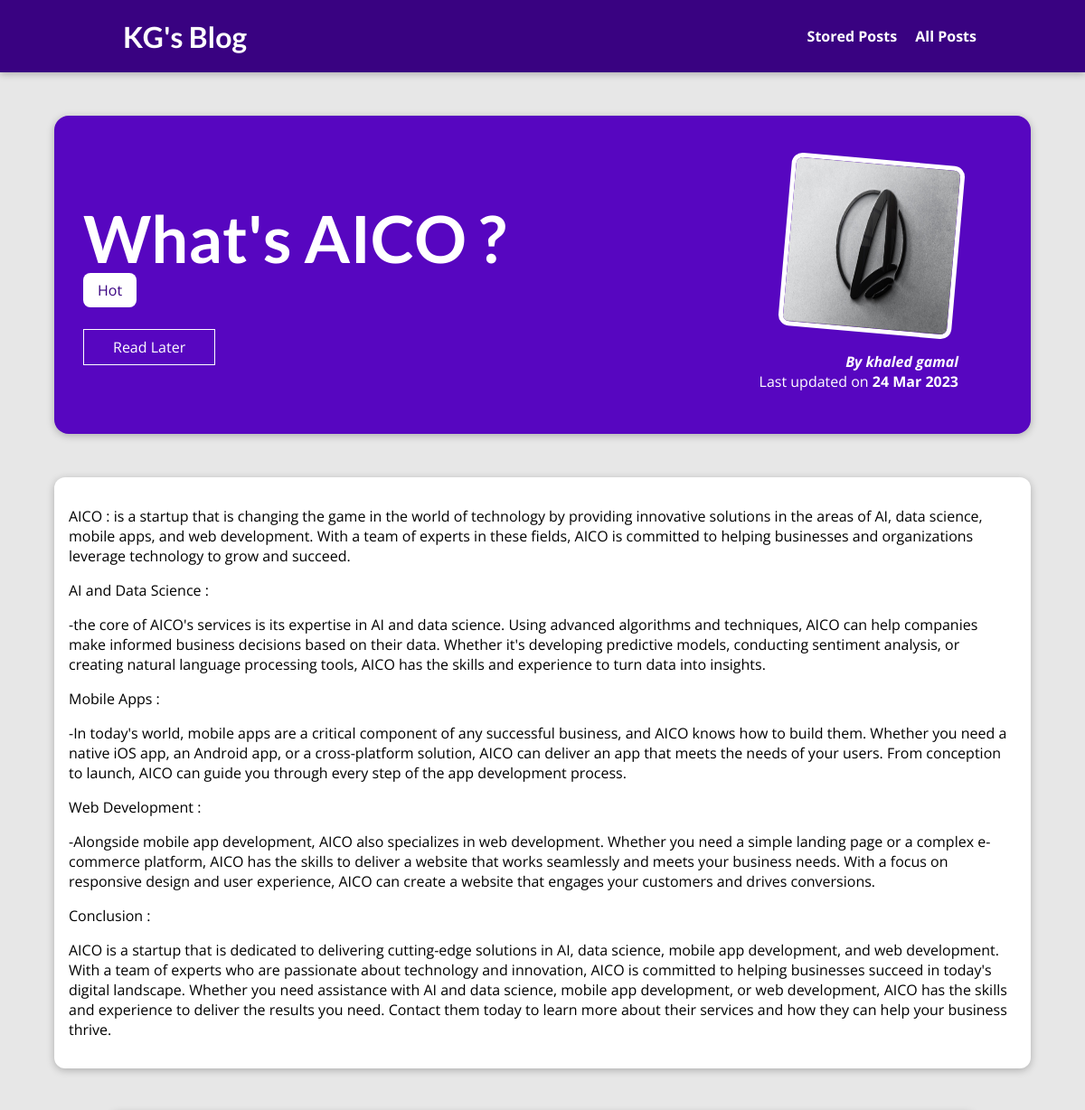
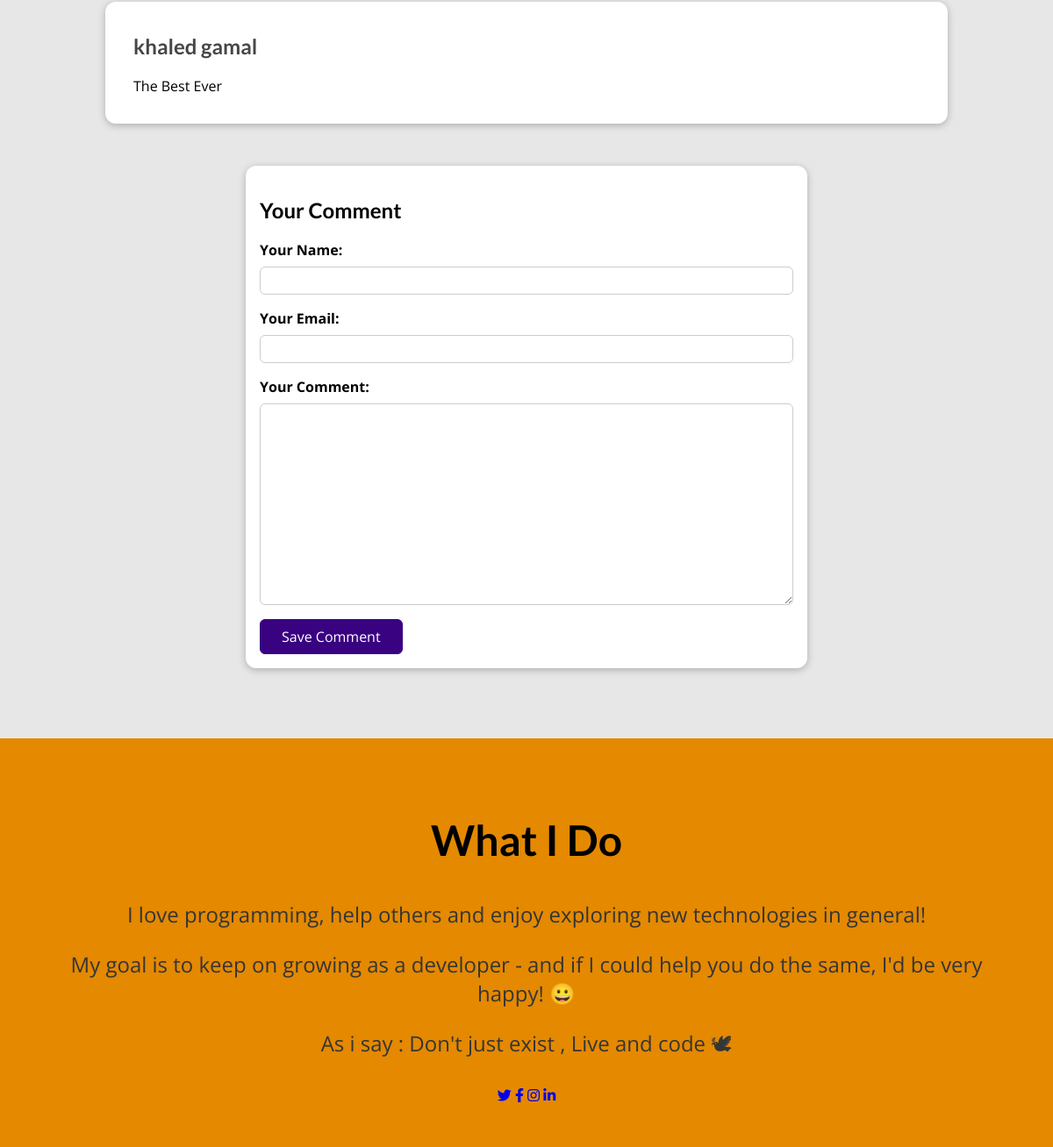
The app's page /posts/whats-aico/ with its own data (2 pictures, top to bottom).
### blog/models.py (models this page shows, shortened)
class Post(models.Model):
    title = models.CharField(max_length=100)
    excerpt = models.TextField(max_length=500)
    image = models.ImageField( upload_to='posts', null=True)
    date = models.DateField(auto_now=True)
    slug = models.SlugField(unique=True, db_index=True)
    content = models.TextField(validators=[MinLengthValidator(10)])
    author = models.ForeignKey(
        "Author",  on_delete=models.SET_NULL, null=True, related_name='posts')
    tags = models.ManyToManyField("Tag")

class Tag(models.Model):
    caption = models.CharField(max_length=20)

class Author(models.Model):
    first_name = models.CharField(max_length=50)
    last_name = models.CharField(max_length=50)
    email_address = models.EmailField(max_length=254)
    def full_name(self):
        return f'{self.first_name} {self.last_name}'
    def __str__(self):
        return self.full_name()

class Comment(models.Model):
    user_name = models.CharField( max_length=100)
    user_email = models.EmailField( max_length=254)
    text = models.TextField(max_length=400)
    post = models.ForeignKey("Post", on_delete=models.CASCADE, related_name='comments')

### blog/views.py (the view, shortened to what this page needs)
# urls.py: path('posts/<slug:slug>/', views.SinglePostView.as_view(), name='post-detail-page'),
class SinglePostView(View):
    def is_stored_post(self, request, post_id):
        stored_posts = request.session.get("stored_posts")
        if stored_posts is not None:
            is_saved_for_later = post_id in stored_posts
        else:
            is_saved_for_later = False
        return is_saved_for_later
    def get(self, request, slug):
        post = Post.objects.get(slug=slug)
        context = {
            "post": post,
            "post_tags": post.tags.all(),
            "comment_form": CommentForm(),
            "comments": post.comments.all().order_by("-id"),
            "saved_for_later": self.is_stored_post(request, post.id)
        }
        return render(request, "blog/post-detail.html", context)

### blog/forms.py
class CommentForm(forms.ModelForm):
    class Meta:
        model = Comment
        exclude = ['post']
        labels = {
            'user_name' : 'Your Name',
            'user_email' : 'Your Email',
            'text' : 'Your Comment',
        }

### blog/templates/blog/post-detail.html (shortened to what this page needs)
{% extends 'base.html' %}
{% load static %}
{% block css_files %}
    <link rel="stylesheet" href="{% static 'blog/post-detail.css' %}">
{% endblock css_files %}
{% block body %}
    <section id="summary">
        <h2>{{post.title}}</h2>
        <div>
            {% for tag in post_tags  %}
                <span class='tag'>{{tag.caption}}</span>
            {% endfor %}
        </div>
        <div id='read-later'>
            <form action="{% url 'read-later' %}" method="POST">
                <button>
                    {% if saved_for_later %}
                        Remove from "Read Later" List
                    {% else %}
                        Read Later
                    {% endif %}
                </button>
            </form>
        </div>
        <article>
            <img src="{{post.image.url}}" alt="{{post.title}}" />
            <address>By <a href="mailto:{{post.author.email_address}}">{{post.author}}</a></address>
            <div>Last updated on <time>{{post.date|date:'d M Y'}}</time></div>
        </article>
    </section>
    <main>
        {{post.content|linebreaks}}
    </main>
    <section id='comments'>
        <ul>
            {% for comment in comments %}
                <li>
                    <h2>{{ comment.user_name }}</h2>
                    <p>{{ comment.text|linebreaks }}</p>
                </li>
            {% endfor %}
        </ul>
    </section>
    <section id='comment-form' >
        <h2>Your Comment</h2>
        <form action='{% url "post-detail-page" post.slug %}' method='POST'>
            {% for form_field in comment_form %}
                <div class='form-control {% if form_field.errors %}invalid{% endif %}'>
                    {{ form_field.label_tag }}
                    {{ form_field }}
                </div>
            {% endfor %}
            <button>Save Comment</button>
        </form>
    </section>
{% endblock body %}

### static/app.css (style rules this page uses)
* { box-sizing: border-box; }
html { font-family: 'Open Sans', 'Lato', sans-serif; }
body { margin: 0; }
h1, h2, h3 { font-family: 'Lato', sans-serif; font-weight: bold; }

### static/blog/post-detail.css (style rules this page uses)
body { background-color: #e7e7e7; }
#summary { margin: 8rem auto 3rem auto; padding: 2rem; width: 90%; max-width: 90rem; border-radius: 16px; background-color: #5706c0; position: relative; box-shadow: 0 2px 8px rgba(0, 0, 0, 0.25); height: 22rem; animation: quoteFadeIn 1s ease-out; }
#summary h2 { color: white; font-size: 4.5rem; margin-bottom: 0.25rem; animation: quoteFadeIn 1s ease-out; }
#summary article { position: absolute; top: 2rem; right: 3rem; padding: 1rem 2rem; border-radius: 12px; text-align: right; color: white; animation: quoteFadeIn 1s ease-out; }
#summary article img { width: 12rem; height: 12rem; border-radius: 12px; transform: rotateZ(5deg); border: 5px solid white; margin-bottom: 1rem; animation: quoteFadeIn 1s ease-out; }
#summary address { font-weight: bold; }
#summary a { color: white; text-decoration: none; }
#summary time { font-weight: bold; }
#read-later { margin: 2rem 0; }
#read-later button { background-color: transparent; border: 1px solid white; padding: 0.5rem 2rem; font: inherit; color: white; cursor: pointer; animation: quoteFadeIn 1s ease-out; }
main { width: 90%; max-width: 90rem; margin: 3rem auto; background-color: white; padding: 1rem; border-radius: 12px; box-shadow: 0 2px 8px rgba(0, 0, 0, 0.25); }
.tag { background-color: white; color: #390281; padding: 0.5rem 1rem; border-radius: 8px; animation: quoteFadeIn 1s ease-out; }
#comment-form { margin: 3rem auto; width: 90%; max-width: 40rem; border-radius: 12px; background-color: white; box-shadow: 0 2px 8px rgba(0, 0, 0, 0.25); padding: 1rem; }
#comment-form button { font: inherit; background-color: #390281; color: white; border: 1px solid #390281; padding: 0.5rem 1.5rem; border-radius: 6px; cursor: pointer; }
.form-control { margin-bottom: 1rem; }
.form-control label { font-weight: bold; margin-bottom: 0.5rem; display: block; }
.form-control input, .form-control textarea { display: block; width: 100%; font: inherit; padding: 0.25rem; border-radius: 6px; border: 1px solid #ccc; }
#comments { margin: 3rem auto; width: 90%; max-width: 60rem; border-radius: 12px; background-color: white; box-shadow: 0 2px 8px rgba(0, 0, 0, 0.25); padding: 1rem 2rem; }
#comments ul { list-style: none; margin: 0; padding: 0; }
#comments li { margin-bottom: 1rem; border-bottom: 2px solid #ccc; }
#comments li:last-of-type { border-bottom: none; }
#comments h2 { color: #464646; }

### records on screen
Post: title "What's AICO ?", image (picture), author "khaled gamal", date "24 Mar 2023", content "AICO : is a startup that is changing the game in the world of technology by providing innovative solutions in the areas of AI, data science, mobile apps, and web development. With a team of experts in these fields, AICO is committed to helping businesses and organizations leverage technology to grow and succeed. AI and Data Science : -the core of AICO's services is its expertise in AI and data science. Using advanced algorithms and techniques, AICO can help companies make informed business decisions based on their data. Whether it's developing predictive models, conducting sentiment analysis, or creating natural language processing tools, AICO has the skills and experience to turn data into…"
Tag: caption "Hot"
Comment: user_name "khaled gamal", text "The Best Ever"
